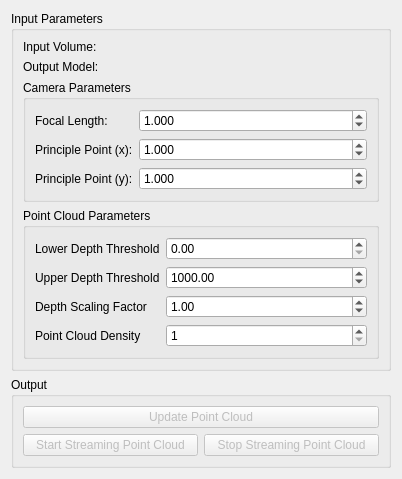
<?xml version="1.0" encoding="UTF-8"?>
<ui version="4.0">
 <class>UtilTest</class>
 <widget class="QWidget" name="UtilTest">
  <property name="geometry">
   <rect>
    <x>0</x>
    <y>0</y>
    <width>402</width>
    <height>479</height>
   </rect>
  </property>
  <layout class="QGridLayout" name="gridLayout">
   <item row="1" column="0" colspan="2">
    <widget class="ctkCollapsibleGroupBox" name="CollapsibleGroupBox_2">
     <property name="title">
      <string>Output</string>
     </property>
     <layout class="QGridLayout" name="gridLayout_2">
      <item row="1" column="0">
       <widget class="QPushButton" name="startStreamingButton">
        <property name="enabled">
         <bool>false</bool>
        </property>
        <property name="text">
         <string>Start Streaming Point Cloud</string>
        </property>
       </widget>
      </item>
      <item row="1" column="1">
       <widget class="QPushButton" name="stopStreamingButton">
        <property name="enabled">
         <bool>false</bool>
        </property>
        <property name="text">
         <string>Stop Streaming Point Cloud</string>
        </property>
       </widget>
      </item>
      <item row="0" column="0" colspan="2">
       <widget class="QPushButton" name="updateButton">
        <property name="enabled">
         <bool>false</bool>
        </property>
        <property name="text">
         <string>Update Point Cloud</string>
        </property>
       </widget>
      </item>
     </layout>
    </widget>
   </item>
   <item row="0" column="0" colspan="2">
    <widget class="ctkCollapsibleGroupBox" name="CollapsibleGroupBox">
     <property name="title">
      <string>Input Parameters</string>
     </property>
     <layout class="QFormLayout" name="formLayout_3">
      <item row="0" column="0">
       <widget class="QLabel" name="label">
        <property name="text">
         <string>Input Volume:</string>
        </property>
       </widget>
      </item>
      <item row="0" column="1">
       <widget class="qMRMLNodeComboBox" name="inputSelector" native="true">
        <property name="toolTip">
         <string>Pick the input to the algorithm.</string>
        </property>
        <property name="nodeTypes" stdset="0">
         <stringlist>
          <string>vtkMRMLScalarVolumeNode</string>
          <string>vtkMRMLVectorVolumeNode</string>
         </stringlist>
        </property>
        <property name="showChildNodeTypes" stdset="0">
         <bool>false</bool>
        </property>
        <property name="addEnabled" stdset="0">
         <bool>false</bool>
        </property>
        <property name="removeEnabled" stdset="0">
         <bool>false</bool>
        </property>
       </widget>
      </item>
      <item row="1" column="0">
       <widget class="QLabel" name="label_2">
        <property name="text">
         <string>Output Model:</string>
        </property>
       </widget>
      </item>
      <item row="1" column="1">
       <widget class="qMRMLNodeComboBox" name="outputSelector" native="true">
        <property name="toolTip">
         <string>Pick the output to the algorithm.</string>
        </property>
        <property name="nodeTypes" stdset="0">
         <stringlist>
          <string>vtkMRMLModelNode</string>
         </stringlist>
        </property>
        <property name="showChildNodeTypes" stdset="0">
         <bool>false</bool>
        </property>
        <property name="noneEnabled" stdset="0">
         <bool>true</bool>
        </property>
        <property name="addEnabled" stdset="0">
         <bool>true</bool>
        </property>
        <property name="removeEnabled" stdset="0">
         <bool>true</bool>
        </property>
       </widget>
      </item>
      <item row="3" column="0" colspan="2">
       <widget class="QGroupBox" name="groupBox">
        <property name="title">
         <string>Camera Parameters</string>
        </property>
        <layout class="QFormLayout" name="formLayout">
         <item row="0" column="0">
          <widget class="QLabel" name="label_3">
           <property name="text">
            <string>Focal Length:</string>
           </property>
          </widget>
         </item>
         <item row="0" column="1">
          <widget class="QDoubleSpinBox" name="focalLength">
           <property name="decimals">
            <number>3</number>
           </property>
           <property name="maximum">
            <double>10000.000000000000000</double>
           </property>
           <property name="value">
            <double>1.000000000000000</double>
           </property>
          </widget>
         </item>
         <item row="1" column="0">
          <widget class="QLabel" name="label_4">
           <property name="text">
            <string>Principle Point (x):</string>
           </property>
          </widget>
         </item>
         <item row="1" column="1">
          <widget class="QDoubleSpinBox" name="principlePointX">
           <property name="decimals">
            <number>3</number>
           </property>
           <property name="maximum">
            <double>10000.000000000000000</double>
           </property>
           <property name="value">
            <double>1.000000000000000</double>
           </property>
          </widget>
         </item>
         <item row="2" column="0">
          <widget class="QLabel" name="label_5">
           <property name="text">
            <string>Principle Point (y):</string>
           </property>
          </widget>
         </item>
         <item row="2" column="1">
          <widget class="QDoubleSpinBox" name="principlePointY">
           <property name="decimals">
            <number>3</number>
           </property>
           <property name="maximum">
            <double>10000.000000000000000</double>
           </property>
           <property name="value">
            <double>1.000000000000000</double>
           </property>
          </widget>
         </item>
        </layout>
       </widget>
      </item>
      <item row="4" column="0" colspan="2">
       <widget class="QGroupBox" name="groupBox_2">
        <property name="title">
         <string>Point Cloud Parameters</string>
        </property>
        <layout class="QFormLayout" name="formLayout_2">
         <item row="0" column="0">
          <widget class="QLabel" name="label_6">
           <property name="text">
            <string>Lower Depth Threshold</string>
           </property>
          </widget>
         </item>
         <item row="0" column="1">
          <widget class="QDoubleSpinBox" name="thresholdLower"/>
         </item>
         <item row="1" column="0">
          <widget class="QLabel" name="label_7">
           <property name="text">
            <string>Upper Depth Threshold</string>
           </property>
          </widget>
         </item>
         <item row="1" column="1">
          <widget class="QDoubleSpinBox" name="thresholdUpper">
           <property name="maximum">
            <double>10000.000000000000000</double>
           </property>
           <property name="value">
            <double>1000.000000000000000</double>
           </property>
          </widget>
         </item>
         <item row="2" column="0">
          <widget class="QLabel" name="label_8">
           <property name="text">
            <string>Depth Scaling Factor</string>
           </property>
          </widget>
         </item>
         <item row="2" column="1">
          <widget class="QDoubleSpinBox" name="depthScale">
           <property name="singleStep">
            <double>0.100000000000000</double>
           </property>
           <property name="value">
            <double>1.000000000000000</double>
           </property>
          </widget>
         </item>
         <item row="3" column="0">
          <widget class="QLabel" name="label_9">
           <property name="text">
            <string>Point Cloud Density</string>
           </property>
          </widget>
         </item>
         <item row="3" column="1">
          <widget class="QSpinBox" name="ptCloudDensity">
           <property name="minimum">
            <number>1</number>
           </property>
           <property name="maximum">
            <number>100</number>
           </property>
           <property name="value">
            <number>1</number>
           </property>
          </widget>
         </item>
        </layout>
       </widget>
      </item>
     </layout>
    </widget>
   </item>
  </layout>
 </widget>
 <customwidgets>
  <customwidget>
   <class>ctkCollapsibleGroupBox</class>
   <extends>QGroupBox</extends>
   <header>ctkCollapsibleGroupBox.h</header>
   <container>1</container>
  </customwidget>
  <customwidget>
   <class>qMRMLNodeComboBox</class>
   <extends>QWidget</extends>
   <header>qMRMLNodeComboBox.h</header>
  </customwidget>
 </customwidgets>
 <resources/>
 <connections/>
</ui>
